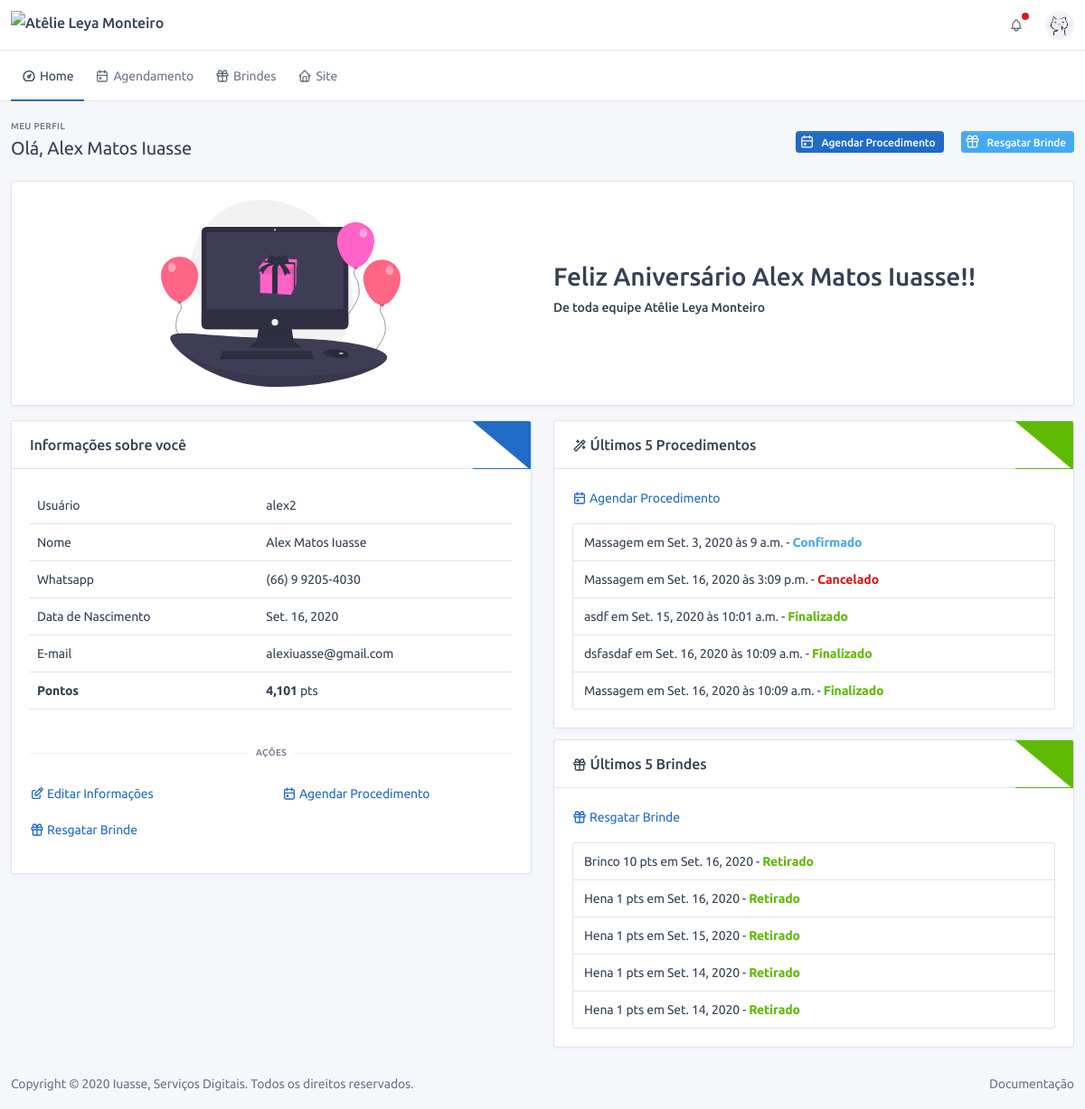
Page /user/frontend/profile/ (signed in) on the committed database.
### users/models.py (models this page shows, shortened)
class Profile(BaseModel):
    name = models.CharField("nome completo", max_length=150)
    birth_date = models.DateField('data de nascimento', blank=True, null=True, help_text="Informe uma data válida!")
    whatsapp = models.CharField('whatsapp', max_length=16, help_text="Esse será o número usado para contato!")
    total_of_points = models.IntegerField(default=0, verbose_name='Total de pontos')
    user = models.OneToOneField(User, on_delete=models.CASCADE)
    def get_full_name(self):
        return self.name
    def is_birthday(self):
        today = datetime.today()
        return self.birth_date.day == today.day and self.birth_date.month == today.month if self.birth_date else False
    def get_dict_data(self):
        return {
            'Usuário': self.user.username,
            'Nome': self.get_full_name(),
            'Whatsapp': self.whatsapp,
            'Data de Nascimento': self.birth_date,
            'E-mail': self.user.email,
        }
    def get_service_sorted_by_actual_month(self):
        return self.user.orderofservice_set.all().order_by('-id')[:5]
    def sorted_reward_set(self):
        return self.user.rewardretrieved_set.order_by('-date', '-id')[:5]

class RewardRetrieved(BaseModel):
    reward = models.ForeignKey("config.Reward", on_delete=models.PROTECT, verbose_name="Brinde")
    points = models.IntegerField("Pontos", default=0)
    quantity = models.IntegerField("Quantidade", default=1)
    date = models.DateField("Data", default=timezone.localtime(timezone.now()))
    retrieved = models.BooleanField("Resgatado", default=False, help_text="Esse brinde já foi resgatado?")
    customer = models.ForeignKey(User, on_delete=models.CASCADE, verbose_name="Cliente")
    def get_contextual_html(self):
        return mark_safe(
            f"<span class='font-weight-bold text-success'>Retirado</span>" if self.retrieved
            else f"<span class='font-weight-bold text-warning'>Não Retirado</span>")

### service/models.py (models this page shows, shortened)
class OrderOfService(BaseModel):
    type_of_service = models.ForeignKey("config.TypeOfService", verbose_name="Procedimento", on_delete=models.SET_NULL,
                                        null=True)
    status = models.ForeignKey("config.StatusService", verbose_name="Status", on_delete=models.PROTECT)
    finished = models.BooleanField("finalizado", default=False)
    counted = models.BooleanField("contabilizado", default=False, help_text="Procedimento já foi contabilizado?")
    confirmed = models.BooleanField("confirmado", default=False, help_text="Procedimento foi confirmado?")
    canceled = models.BooleanField("cancelado", default=False, help_text="Procedimento foi cancelado?")
    date = models.DateField("Data", default=timezone.localtime(timezone.now()))
    time = models.TimeField("Hora", default=timezone.localtime(timezone.now()))
    observation = models.TextField("observação", blank=True)
    customer = models.ForeignKey(User, verbose_name="Cliente", on_delete=models.CASCADE, blank=True, null=True)
    def get_absolute_url_frontend(self):
        return reverse('service:frontend:get', kwargs={'pk': self.pk})
    def get_contextual_html(self):
        if self.finished:
            text = "<span class='font-weight-bold text-success'>Finalizado</span>"
        elif self.canceled:
            text = "<span class='font-weight-bold text-danger'>Cancelado</span>"
        elif not self.confirmed:
            text = "<span class='font-weight-bold text-warning'>Não Confirmado</span>"
        elif self.confirmed:
            text = "<span class='font-weight-bold text-info'>Confirmado</span>"
        else:
            text = "<span class='font-weight-bold text-default'>Em Aguardo</span>"
        return mark_safe(text)

### config/models.py (models this page shows, shortened)
class BaseConfigModel(BaseModel):
    name = models.CharField("nome", max_length=128)
    def __str__(self):
        return self.name
    class Meta:
        abstract = True

class TypeOfService(BaseConfigModel):
    contextual = models.CharField("cor", default="#ffffff", max_length=7,
                                  help_text="Escolha uma cor para representar esse procedimento!")
    time = models.FloatField("tempo", default=30, help_text="Coloque o tempo em minutos, ex.: 1hr = 60min")
    value = models.DecimalField("Valor", max_digits=11, decimal_places=2, default=0,
                                help_text="Valor do procedimento, ele será usado para auto preenchimento de alguns "
                                          "campos!")
    rewarded_points = models.IntegerField("pontos ganhos", default=0)
    description = models.TextField("Descrição", blank=True, help_text="Usado no site para descrever o procedimento")
    image = models.ImageField("Foto", upload_to='images/', help_text="Foto representando o procedimento.",
                              blank=True, null=True)

class Reward(BaseConfigModel):
    contextual = models.CharField("cor", default="#ffffff", max_length=7,
                                  help_text="Escolha uma cor para representar esse brinde!")
    quantity_in_points = models.IntegerField("quantidade de pontos", default=1)
    available = models.BooleanField("Disponível", default=True)
    description = models.TextField("Descrição", blank=True, help_text="Usado no site para descrever o brinde")
    image = models.ImageField("Foto", upload_to='images/', help_text="Foto representando o brinde.",
                              blank=True, null=True)

### users/views.py (the view)
# urls.py: path('profile/', profile_frontend, name='profile'),
@login_required
@require_http_methods(["GET"])
def profile_frontend(request):
    return render(request, "homepage_perfil/profile.html")

### frontend/templates/homepage_perfil/profile.html
{% extends './base.html' %}
{% load static %}
{% load l10n %}
{% block content %}
<div class="container-xl">
    <div class="page-header">
        <div class="row align-items-center">
            <div class="col-auto">
                <div class="page-pretitle">Meu Perfil</div>
                <h2 class="page-title">
                    Olá, {{user.profile.get_full_name}}
                </h2>
            </div>
            <div class="col-auto ml-auto d-print-none">
                <a class="btn btn-sm btn-primary ml-3 d-none d-sm-inline-block" data-toggle="tooltip"
                   href="{% url 'users:frontend:calendar' %}"
                   title="{{TOOLTIP_SCHEDULE_SERVICE}}">
                    {{ICON_CALENDAR|safe}}
                    Agendar Procedimento
                </a>
                <a class="btn btn-sm btn-info ml-3 d-none d-sm-inline-block" data-toggle="tooltip"
                   href="{% url 'users:frontend:reward' %}"
                   title="{{TOOLTIP_RETRIEVE_REWARD}}">
                    {{ICON_GIFT|safe}}
                    Resgatar Brinde
                </a>
            </div>
        </div>
    </div>
    <div class="row">
        {% if user.profile.is_birthday %}
        <div class="col-lg-12">
            <div class="card mb-3">
                <div class="card-body">
                    <div class="row align-items-center">
                        <div class="col-lg-3 col-md-auto ml-auto mr-auto">
                            <img alt="Aniversário" class="img-fluid img-birthday"
                                 src="{% static 'homepage/dist/img/undraw_online_wishes_dlmr.svg' %}">
                        </div>
                        <div class="col-lg-6 col-md-auto">
                            <h1>Feliz Aniversário {{user.profile.get_full_name}}!!</h1>
                            <h4>De toda equipe {{NAME_OF_ENTERPRISE}}</h4>
                        </div>
                    </div>
                </div>
            </div>
        </div>
        {% endif %}
        <div class="col-lg-6 col-md-auto">
            <div class="card">
                <div class="card-header bg-triangle-top-primary">
                    <h3 class="card-title">Informações sobre você</h3>
                </div>
                <div class="card-body">
                    <div class="table-responsive mb-3">
                        <table class="table table-hover">
                            {% for k, v in user.profile.get_dict_data.items %}
                            <tr>
                                <td>{{k}}</td>
                                <td>{{v}}</td>
                            </tr>
                            {% endfor %}
                            <tr>
                                <td><span class="font-weight-bold">Pontos</span></td>
                                <td>
                                    <span class="font-weight-bold" data-countup>{{user.profile.total_of_points}}</span>
                                    pts
                                </td>
                            </tr>
                        </table>
                    </div>
                    <div class="hr-text">Ações</div>
                    <div class="row">
                        <div class="col-lg-6">
                            <p>
                                <a data-toggle="tooltip"
                                   href="{% url 'users:frontend:update' %}"
                                   title="{{TOOLTIP_EDIT_PROFILE}}">
                                    {{ICON_EDIT|safe}} Editar Informações
                                </a>
                            </p>
                            <p>
                                <a data-toggle="tooltip"
                                   href="{% url 'users:frontend:reward' %}"
                                   title="{{TOOLTIP_RETRIEVE_REWARD}}">
                                    {{ICON_GIFT|safe}} Resgatar Brinde
                                </a>
                            </p>
                        </div>
                        <div class="col-lg-6">
                            <p>
                                <a data-toggle="tooltip"
                                   href="{% url 'users:frontend:calendar' %}"
                                   title="{{TOOLTIP_SCHEDULE_SERVICE}}">
                                    {{ICON_CALENDAR|safe}}
                                    Agendar Procedimento
                                </a>
                            </p>
                        </div>
                    </div>
                </div>
            </div>
        </div>
        <div class="col-lg-6 col-md-auto">
            <div class="card">
                <div class="card-header bg-triangle-top-success">
                    <h3 class="card-title">{{ICON_WAND|safe}} Últimos 5 Procedimentos</h3>
                </div>
                <div class="card-body">
                    <p>
                        <a data-toggle="tooltip"
                           href="{% url 'users:frontend:calendar' %}"
                           title="{{TOOLTIP_SCHEDULE_SERVICE}}">
                            {{ICON_CALENDAR|safe}}
                            Agendar Procedimento
                        </a>
                    </p>
                    <div class="list-group">
                        {% for s in user.profile.get_service_sorted_by_actual_month %}
                        <a class="list-group-item list-group-item-action"
                           href="{{s.get_absolute_url_frontend}}">
                            {{s.type_of_service}} em {{s.date}} às {{s.time}} - {{s.get_contextual_html}}
                        </a>
                        {% endfor %}
                    </div>
                </div>
            </div>
            <div class="card">
                <div class="card-header bg-triangle-top-success">
                    <h3 class="card-title">{{ICON_GIFT|safe}} Últimos 5 Brindes</h3>
                </div>
                <div class="card-body">
                    <p>
                        <a data-toggle="tooltip"
                           href="{% url 'users:frontend:reward' %}"
                           title="{{TOOLTIP_RETRIEVE_REWARD}}">
                            {{ICON_GIFT|safe}} Resgatar Brinde
                        </a>
                    </p>
                    <div class="list-group">
                        {% for r in user.profile.sorted_reward_set %}
                        <a class="list-group-item list-group-item-action" href="#">
                            {{r.reward.name}}
                            <span data-toggle="counter-up">{{r.points}}</span> pts
                            em {{r.date}} - {{r.get_contextual_html}}
                        </a>
                        {% endfor %}
                    </div>
                </div>
            </div>
        </div>
    </div>
</div>
{% endblock %}

### frontend/static/custom/css/custom-css.css (style rules this page uses)
.bg-triangle-top-primary { background: linear-gradient(-140deg, #206bc4 10%, rgba(0, 0, 0, 0) 10.3%); }
.bg-triangle-top-success { background: linear-gradient(-140deg, #5eba00 10%, rgba(0, 0, 0, 0) 10.3%); }

### frontend/templates/homepage_perfil/base.html (style rules this page uses)
body { display: none; }

### rows in the picture
Profile: get_dict_data "Alex Matos Iuasse" "(66) 9 9205-4030" "Set. 16, 2020"
OrderOfService: type_of_service "Massagem", date "Set. 3, 2020", time "9 a.m.", get_contextual_html "Confirmado"
OrderOfService: type_of_service "Massagem", date "Set. 16, 2020", time "3:09 p.m.", get_contextual_html "Cancelado"
OrderOfService: type_of_service "asdf", date "Set. 15, 2020", time "10:01 a.m.", get_contextual_html "Finalizado"
OrderOfService: type_of_service "dsfasdaf", date "Set. 16, 2020", time "10:09 a.m.", get_contextual_html "Finalizado"
OrderOfService: type_of_service "Massagem", date "Set. 16, 2020", time "10:09 a.m.", get_contextual_html "Finalizado"
RewardRetrieved: reward.name "Brinco", points "10", date "Set. 16, 2020", get_contextual_html "Retirado"
RewardRetrieved: reward.name "Hena", points "1", date "Set. 16, 2020", get_contextual_html "Retirado"
RewardRetrieved: reward.name "Hena", points "1", date "Set. 15, 2020", get_contextual_html "Retirado"
RewardRetrieved: reward.name "Hena", points "1", date "Set. 14, 2020", get_contextual_html "Retirado"
RewardRetrieved: reward.name "Hena", points "1", date "Set. 14, 2020", get_contextual_html "Retirado"

### other values in the picture
{{ user.profile.get_full_name }} "Alex Matos Iuasse"
{{ NAME_OF_ENTERPRISE }} "Atêlie Leya Monteiro"
{{ k }} "Usuário" "Nome" "Whatsapp" "Data de Nascimento" "E-mail"
{{ v }} "alex2" "alexiuasse@gmail.com"
{{ user.profile.total_of_points }} "4,101"
